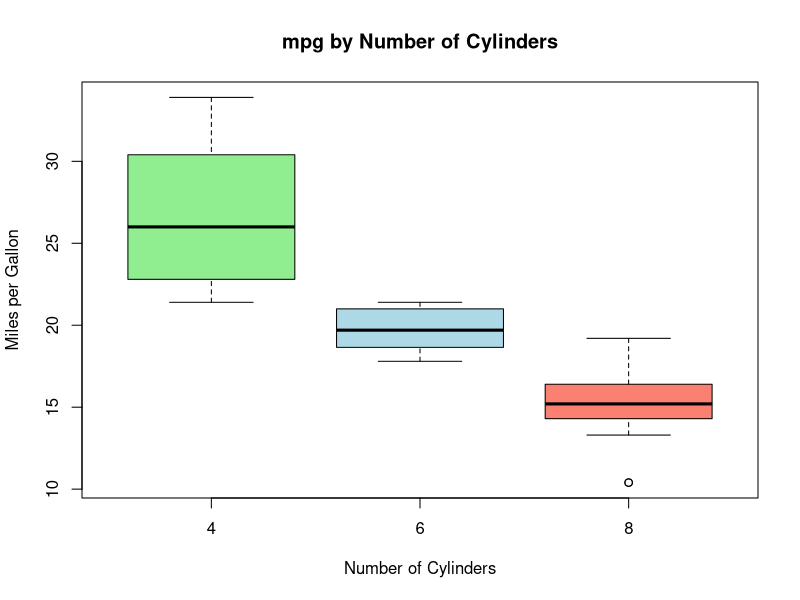

Source code (R):
boxplot(mpg ~ cyl, data = mtcars,
        xlab = "Number of Cylinders", ylab = "Miles per Gallon",
        main = "mpg by Number of Cylinders",
        col = c("lightgreen", "lightblue", "salmon"))
